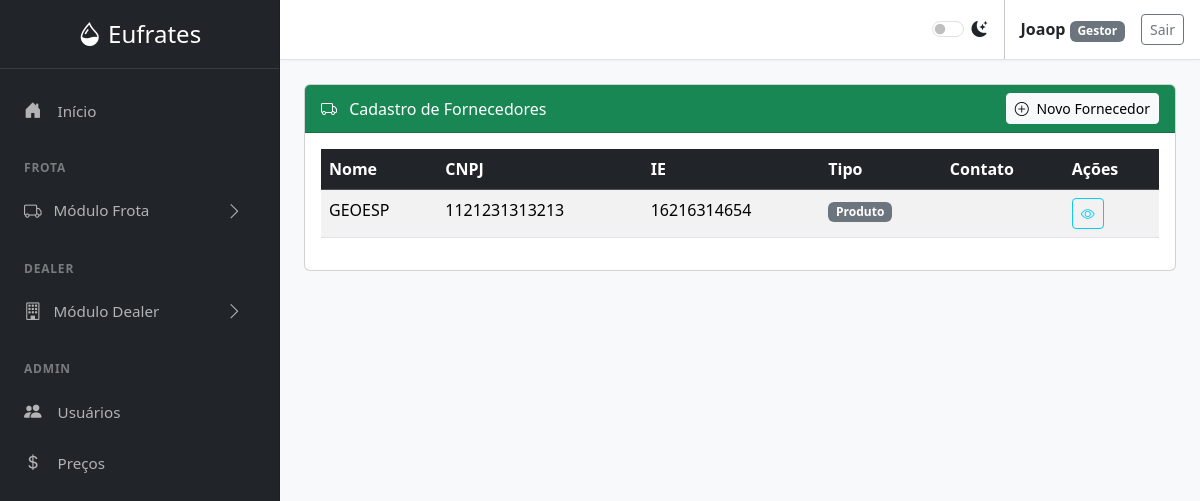
The page /dealers/fornecedores (signed in) on the database its author committed.
### tables this page shows
CREATE TABLE users (
        id INTEGER PRIMARY KEY AUTOINCREMENT,
        username TEXT NOT NULL UNIQUE,
        password_hash TEXT NOT NULL,
        role TEXT NOT NULL CHECK(role IN ('Gestor', 'Comprador', 'Padrão'))
    );

CREATE TABLE fornecedores (
        id INTEGER PRIMARY KEY AUTOINCREMENT,
        cnpj TEXT NOT NULL UNIQUE,
        nome TEXT NOT NULL,
        ie TEXT,
        endereco TEXT,
        tipo TEXT,
        contato TEXT,
        data_registro TEXT DEFAULT CURRENT_TIMESTAMP
    );

### dealer.py (the view, shortened to what this page needs)
@dealer_bp.route('/fornecedores', methods=['GET', 'POST'])
@login_required
@roles_required(['Administrador', 'Gestor', 'Comprador'])
def fornecedores():
    fornecedores_list = obter_fornecedores()
    return render_template('fornecedores.html', active_page='fornecedores', fornecedores=fornecedores_list)

### database.py (called while the page is built)
def get_db_connection():
    conn = sqlite3.connect('abastecimentos.db')
    conn.row_factory = sqlite3.Row
    return conn

def get_user_by_id(user_id):
    conn = get_db_connection()
    user = conn.execute('SELECT * FROM users WHERE id = ?', (user_id,)).fetchone()
    conn.close()
    return user

def obter_fornecedores():
    conn = get_db_connection()
    df = pd.read_sql('SELECT id, cnpj, nome, ie, tipo, contato, data_registro FROM fornecedores ORDER BY nome', conn)
    conn.close()
    return df.to_dict('records')

### utils.py (called while the page is built)
def inject_now():
    return {'now': datetime.now(), 'g': g}

def load_logged_in_user():
    user_id = session.get('user_id')
    g.user = get_user_by_id(user_id) if user_id else None

def login_required(view):
    @wraps(view)
    def wrapped_view(*args, **kwargs):
        if g.user is None:
            flash('Você precisa estar logado para acessar esta página.', 'warning')
            return redirect(url_for('auth.login'))
        return view(*args, **kwargs)
    return wrapped_view

def roles_required(roles):
    def wrapper(view):
        @wraps(view)
        def wrapped_view(*args, **kwargs):
            if g.user is None:
                flash('Você precisa estar logado para acessar esta página.', 'warning')
                return redirect(url_for('auth.login'))
            if g.user['role'] not in roles and g.user['role'] != 'Administrador':
                flash('Acesso negado. Sua função não permite acessar esta página.', 'danger')
                return redirect(url_for('frota.index'))
            return view(*args, **kwargs)
        return wrapped_view
    return wrapper

### templates/fornecedores.html (shortened to what this page needs)
{% extends "base.html" %}
{% block content %}
<div class="card">
    <div class="card-header bg-success text-white d-flex justify-content-between align-items-center">
        <div>
            <i class="bi bi-truck me-2"></i> Cadastro de Fornecedores
        </div>
        <button class="btn btn-light btn-sm" data-bs-toggle="modal" data-bs-target="#novoFornecedorModal">
            <i class="bi bi-plus-circle me-1"></i> Novo Fornecedor
        </button>
    </div>
    <div class="card-body">
        <div class="table-responsive">
            <table class="table table-striped table-hover">
                <thead class="table-dark">
                    <tr>
                        <th>Nome</th>
                        <th>CNPJ</th>
                        <th>IE</th>
                        <th>Tipo</th>
                        <th>Contato</th>
                        <th>Ações</th>
                    </tr>
                </thead>
                <tbody>
                    {% for fornecedor in fornecedores %}
                    <tr>
                        <td>{{ fornecedor.nome }}</td>
                        <td>{{ fornecedor.cnpj }}</td>
                        <td>{{ fornecedor.ie if fornecedor.ie else '-' }}</td>
                        <td><span class="badge bg-secondary">{{ fornecedor.tipo }}</span></td>
                        <td>{{ fornecedor.contato }}</td>
                        <td>
                            <button class="btn btn-sm btn-outline-info" onclick="detalhesFornecedor({{ fornecedor.id }})" title="Detalhes">
                                <i class="bi bi-eye"></i>
                            </button>
                            </td>
                    </tr>
                    {% else %}
                    <tr>
                        <td colspan="6" class="text-center py-4">Nenhum fornecedor cadastrado.</td>
                    </tr>
                    {% endfor %}
                </tbody>
            </table>
        </div>
    </div>
</div>
{% endblock %}

### templates/base.html (shortened to what this page needs)
<!DOCTYPE html>
<html lang="pt-BR" data-bs-theme="light">
<head>
    <link href="https://cdn.jsdelivr.net/npm/bootstrap@5.3.3/dist/css/bootstrap.min.css" rel="stylesheet">
    <link rel="stylesheet" href="https://cdn.jsdelivr.net/npm/bootstrap-icons@1.11.3/font/bootstrap-icons.min.css">
</head>
<body>
    <div class="sidebar text-white">
        <div class="sidebar-header text-center">
            <a href="{{ url_for('frota.index') }}" class="fs-4 text-white text-decoration-none">
                <i class="bi bi-droplet-half"></i> Eufrates
            </a>
        </div>
        <ul class="nav flex-column flex-grow-1 mt-3">
            <li class="nav-item">
                <a class="nav-link {% if active_page == 'index' %}active{% endif %}" href="{{ url_for('frota.index') }}">
                    <i class="bi bi-house-door-fill"></i> Início
                </a>
            </li>
            <div class="sidebar-heading">Frota</div>
            <li class="nav-item">
                <a class="nav-link d-flex align-items-center" data-bs-toggle="collapse" href="#frotaSubmenu" role="button" aria-expanded="false" aria-controls="frotaSubmenu">
                    <i class="bi bi-truck"></i> Módulo Frota <i class="bi bi-chevron-right arrow"></i>
                </a>
            </li>
            <div class="sidebar-heading">Dealer</div>
            <li class="nav-item">
                <a class="nav-link d-flex align-items-center" data-bs-toggle="collapse" href="#dealerSubmenu" role="button" aria-expanded="false" aria-controls="dealerSubmenu">
                    <i class="bi bi-building"></i> Módulo Dealer <i class="bi bi-chevron-right arrow"></i>
                </a>
            </li>
            {% if g.user and g.user.role in ['Administrador', 'Gestor'] %}
            <div class="sidebar-heading">Admin</div>
            <li class="nav-item">
                <a class="nav-link {% if active_page == 'user_management' %}active{% endif %}" href="{{ url_for('auth.user_management') }}">
                    <i class="bi bi-people-fill"></i> Usuários
                </a>
            </li>
            <li class="nav-item">
                <a class="nav-link {% if active_page == 'reajuste_combustiveis' %}active{% endif %}" href="{{ url_for('frota.reajuste_combustiveis') }}">
                    <i class="bi bi-currency-dollar"></i> Preços
                </a>
            </li>
            {% endif %}
        </ul>
    </div>
    <div class="main-content">
        <nav class="top-nav px-3 d-flex align-items-center justify-content-end">
            <div class="form-check form-switch me-3">
                <input class="form-check-input" type="checkbox" role="switch" id="themeSwitcher">
                <label class="form-check-label" for="themeSwitcher"><i class="bi bi-moon-stars-fill"></i></label>
            </div>
            {% if g.user %}
                <div class="px-3">
                    <span class="fw-bold">{{ g.user.username }}</span>
                    <span class="badge text-bg-secondary">{{ g.user.role }}</span>
                </div>
                <a href="{{ url_for('auth.logout') }}" class="btn btn-outline-secondary btn-sm">Sair</a>
            {% endif %}
        </nav>
        <main class="page-content">
            {% block content %}{% endblock %}
        </main>
    </div>
</body>
</html>

### templates/base.html (style rules this page uses)
:root { --sidebar-width: 280px; }
body { display: flex; background-color: var(--bs-tertiary-bg); }
.sidebar { width: var(--sidebar-width); height: 100vh; position: fixed; top: 0; left: 0; display: flex; flex-direction: column; background-color: #212529; border-right: 1px solid var(--bs-border-color-translucent); overflow-y: auto; }
.main-content { margin-left: var(--sidebar-width); width: calc(100% - var(--sidebar-width)); }
.top-nav { background-color: var(--bs-body-bg); border-bottom: 1px solid var(--bs-border-color); min-height: 60px; box-shadow: 0 1px 3px rgba(0,0,0, .04); }
.page-content { padding: 1.5rem; }
.sidebar-header { padding: 1rem 1.5rem; border-bottom: 1px solid rgba(255, 255, 255, 0.1); }
.sidebar .nav-link { color: rgba(255, 255, 255, 0.65); font-size: 0.95rem; padding: 0.75rem 1.5rem; }
.sidebar .nav-link .bi { margin-right: 0.75rem; font-size: 1.1rem; }
.sidebar .nav-link[data-bs-toggle="collapse"] .arrow { margin-left: auto; transition: transform 0.2s ease-in-out; }
.sidebar-heading { font-size: .75rem; text-transform: uppercase; letter-spacing: .05rem; font-weight: 600; color: rgba(255, 255, 255, 0.4); padding: 1.5rem 1.5rem 0.5rem; }

### rows shown on the page
users: user.username "Joaop", user.role "Gestor"
fornecedores: nome "GEOESP", cnpj "1121231313213", ie "16216314654", tipo "Produto"
